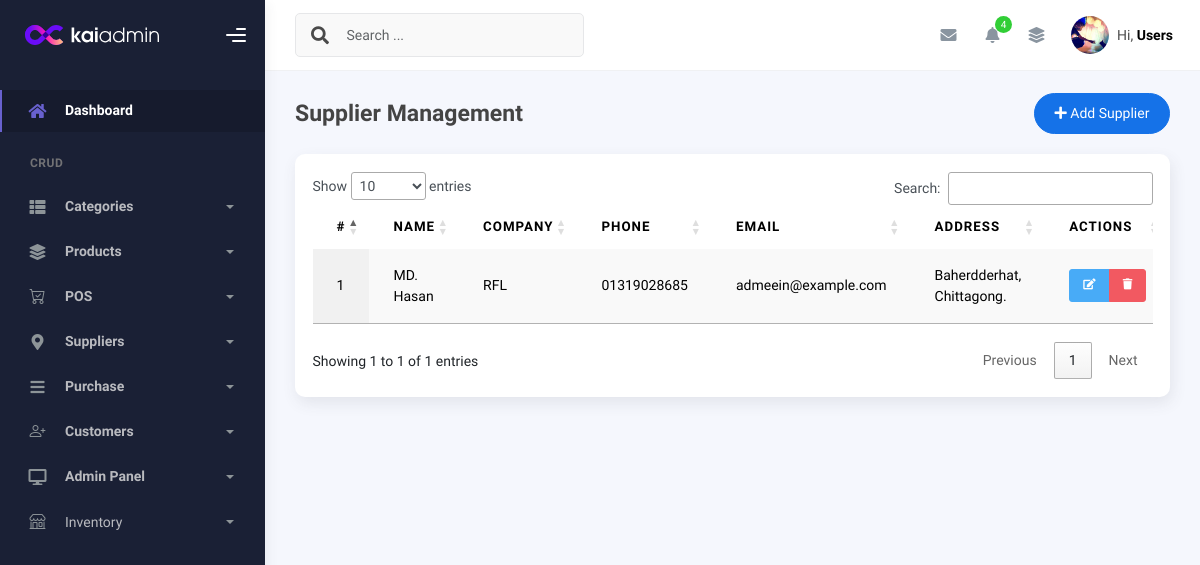
Before: /modules/Suppliers/view_suppliers.php (signed in) with the older database file.
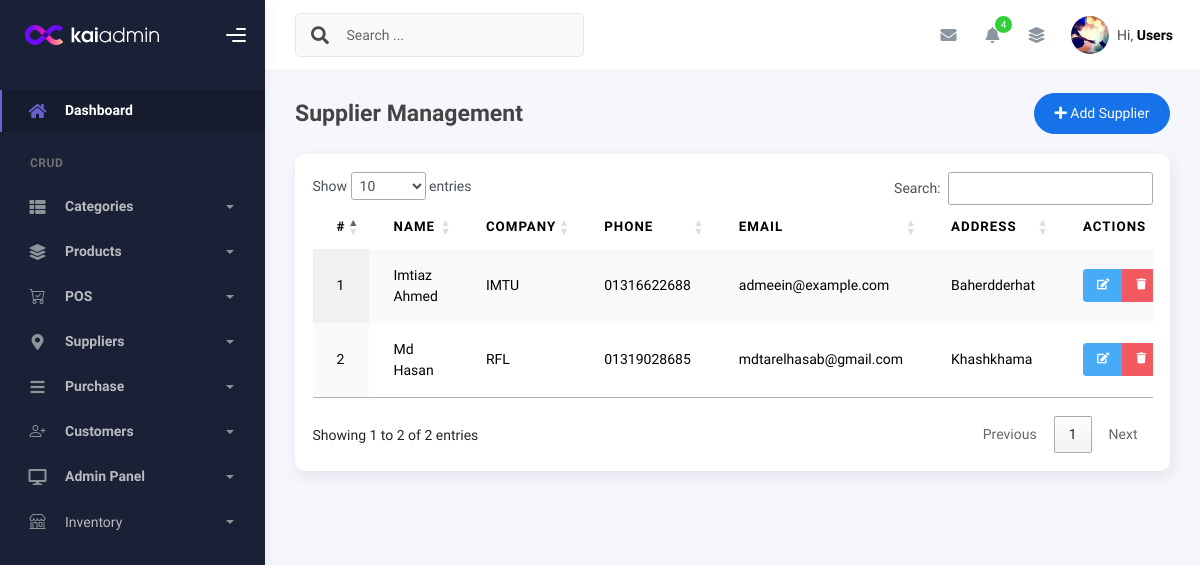
After: the same page with the newer database file.
### tables this page shows
CREATE TABLE `suppliers` (
  `id` int(11) NOT NULL,
  `name` varchar(100) NOT NULL,
  `phone` varchar(20) DEFAULT NULL,
  `email` varchar(100) DEFAULT NULL,
  `address` text DEFAULT NULL,
  `company_name` varchar(100) DEFAULT NULL,
  `created_at` timestamp NOT NULL DEFAULT current_timestamp(),
  `updated_at` timestamp NOT NULL DEFAULT current_timestamp() ON UPDATE current_timestamp()
);

### includes/crud_class.php (called while the page is built, shortened)
<?php
class CRUD {
    protected $host = 'localhost';
    protected $username = 'root';
    protected $password = '';
    protected $database = 'inventory_system';
    protected $connect;
    function __construct() {
        $this->connect = new mysqli($this->host, $this->username, $this->password, $this->database);
        $this->connect->set_charset("utf8mb4");
    }
    public function common_select($table, $fields = '*', $where = false, $sort = 'id', $sort_type = 'asc', $offset = false, $limit = false) {
        $data = [];
        $error = 0;
        $error_msg = "";
        $sql = "SELECT $fields FROM `$table`";
        if ($sort) {
            $sql .= " ORDER BY `$sort` " . (strtoupper($sort_type) === 'DESC' ? 'DESC' : 'ASC');
        }
        $stmt = $this->connect->prepare($sql);
        if ($stmt) {
            if ($stmt->execute()) {
                $result = $stmt->get_result();
                if ($result && $result->num_rows > 0) {
                    while ($r = $result->fetch_object()) {
                        $data[] = $r;
                    }
                }
            } else {
                $error = 1;
                $error_msg = $stmt->error;
            }
        } else {
            $error = 1;
            $error_msg = $this->connect->error;
        }
        return ['data' => $data, 'error' => $error, 'error_msg' => $error_msg];
    }
}

### db_plugin.php (called while the page is built, shortened)
<?php
require_once __DIR__ . '/includes/crud_class.php';
$mysqli=new CRUD();
?>

### modules/Suppliers/view_suppliers.php (the view, shortened to what the changed rows need)
<?php
require_once __DIR__ . '/../../db_plugin.php';
$result = $mysqli->common_select('suppliers', '*', [], 'name', 'asc');
$suppliers = $result['error'] ? [] : $result['data'];
require_once __DIR__ . '/../../requires/header.php';
require_once __DIR__ . '/../../requires/topbar.php';
?>
<div class="container">
    <div class="page-inner">
        <div class="row">
            <div class="col-md-12">
                <div class="card">
                    <div class="card-body">
                        <div class="table-responsive">
                            <table id="supplierTable" class="display table table-striped table-hover">
                                <thead>
                                    <tr>
                                        <th>#</th>
                                        <th>Name</th>
                                        <th>Company</th>
                                        <th>Phone</th>
                                        <th>Email</th>
                                        <th>Address</th>
                                        <th>Actions</th>
                                    </tr>
                                </thead>
                                <tbody>
                                    <?php if (empty($suppliers)): ?>
                                        <tr>
                                            <td colspan="6" class="text-center">No suppliers found</td>
                                        </tr>
                                    <?php else: ?>
                                        <?php foreach ($suppliers as $index => $supplier): ?>
                                            <tr>
                                                <td><?= $index + 1 ?></td>
                                                <td><?= htmlspecialchars($supplier->name) ?></td>
                                                <td><?= htmlspecialchars($supplier->company_name) ?></td>
                                                <td><?= htmlspecialchars($supplier->phone) ?></td>
                                                <td><?= htmlspecialchars($supplier->email) ?></td>
                                                <td><?= htmlspecialchars($supplier->address) ?></td>
                                                <td>
                                                    <div class="btn-group">
                                                        <a href="edit_supplier.php?id=<?= $supplier->id ?>"
                                                           class="btn btn-sm btn-info" title="Edit">
                                                            <i class="fas fa-edit"></i>
                                                        </a>
                                                        <a href="view_suppliers.php?action=delete&id=<?= $supplier->id ?>"
                                                           class="btn btn-sm btn-danger" title="Delete"
                                                           onclick="return confirm('Are you sure you want to delete this supplier?')">
                                                            <i class="fas fa-trash"></i>
                                                        </a>
                                                    </div>
                                                </td>
                                            </tr>
                                        <?php endforeach; ?>
                                    <?php endif; ?>
                                </tbody>
                            </table>
                        </div>
                    </div>
                </div>
            </div>
        </div>
    </div>
</div>
<?php require_once __DIR__ . '/../../requires/footer.php'; ?>

Changed rows visible on the page:
removed suppliers: name "MD. Hasan", company_name "RFL", phone "01319028685", email "admeein@example.com", address "Baherdderhat, Chittagong."
added suppliers: name "Imtiaz Ahmed", company_name "IMTU", phone "01316622688", email "admeein@example.com", address "Baherdderhat"
added suppliers: name "Md Hasan", company_name "RFL", phone "01319028685", email "mdtarelhasab@gmail.com", address "Khashkhama"
Other visible differences:
text written by a page script: "Show entries Search: Showing 1 to 1 of 1 entries Previous 1 Next" → "Show entries Search: Showing 1 to 2 of 2 entries Previous 1 Next"
